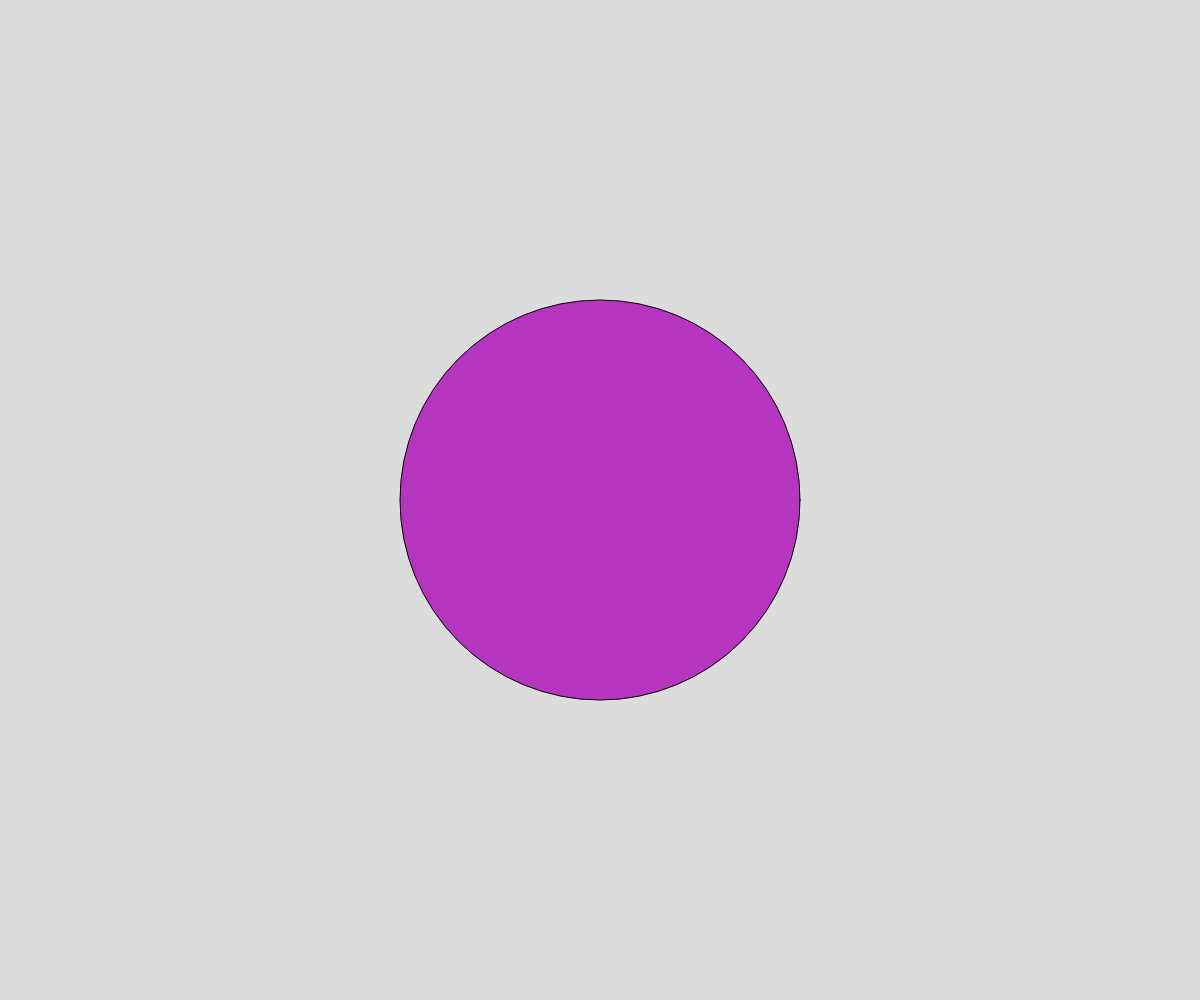
Frame 1 (no input)
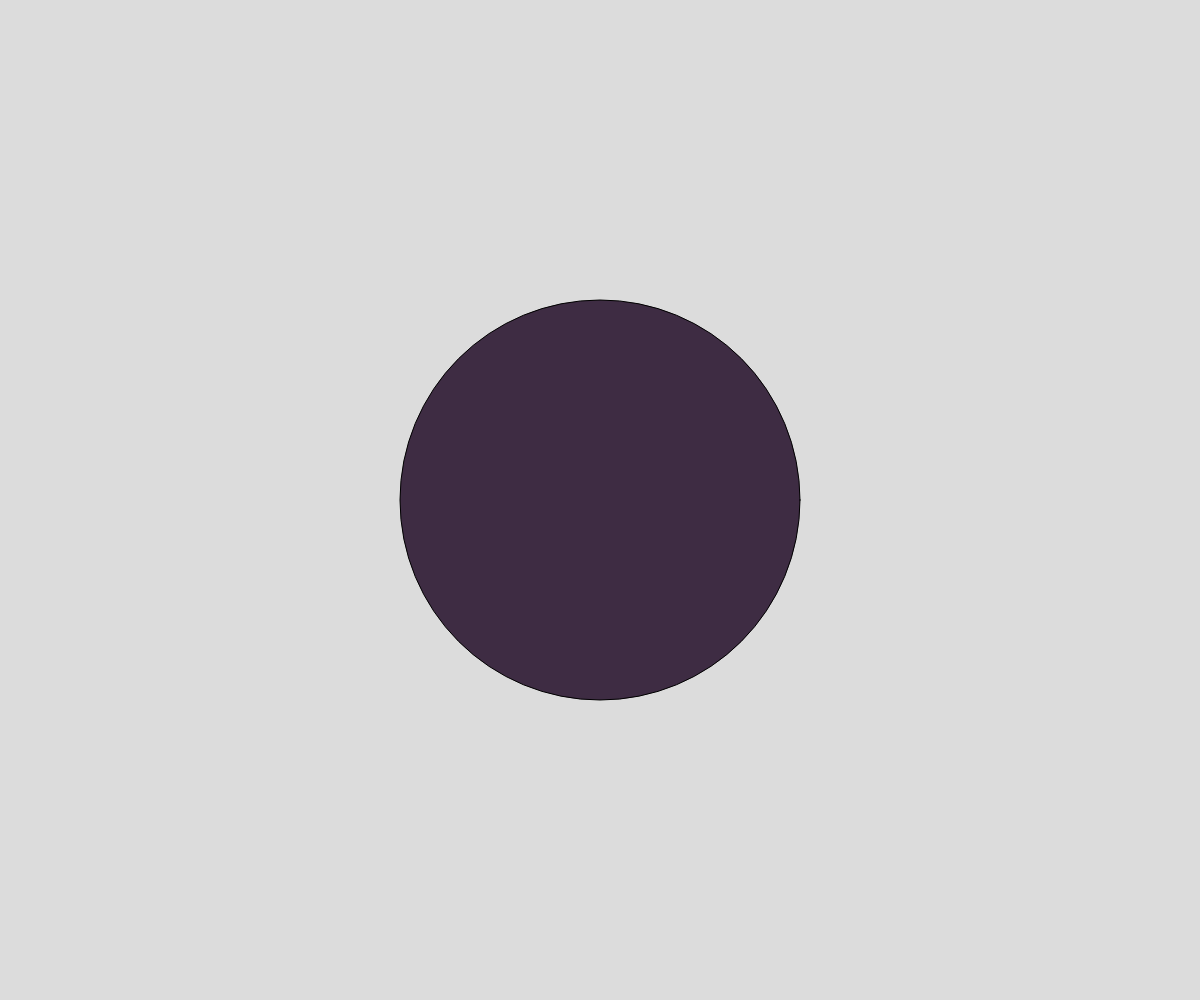
Frame 60 (no input)
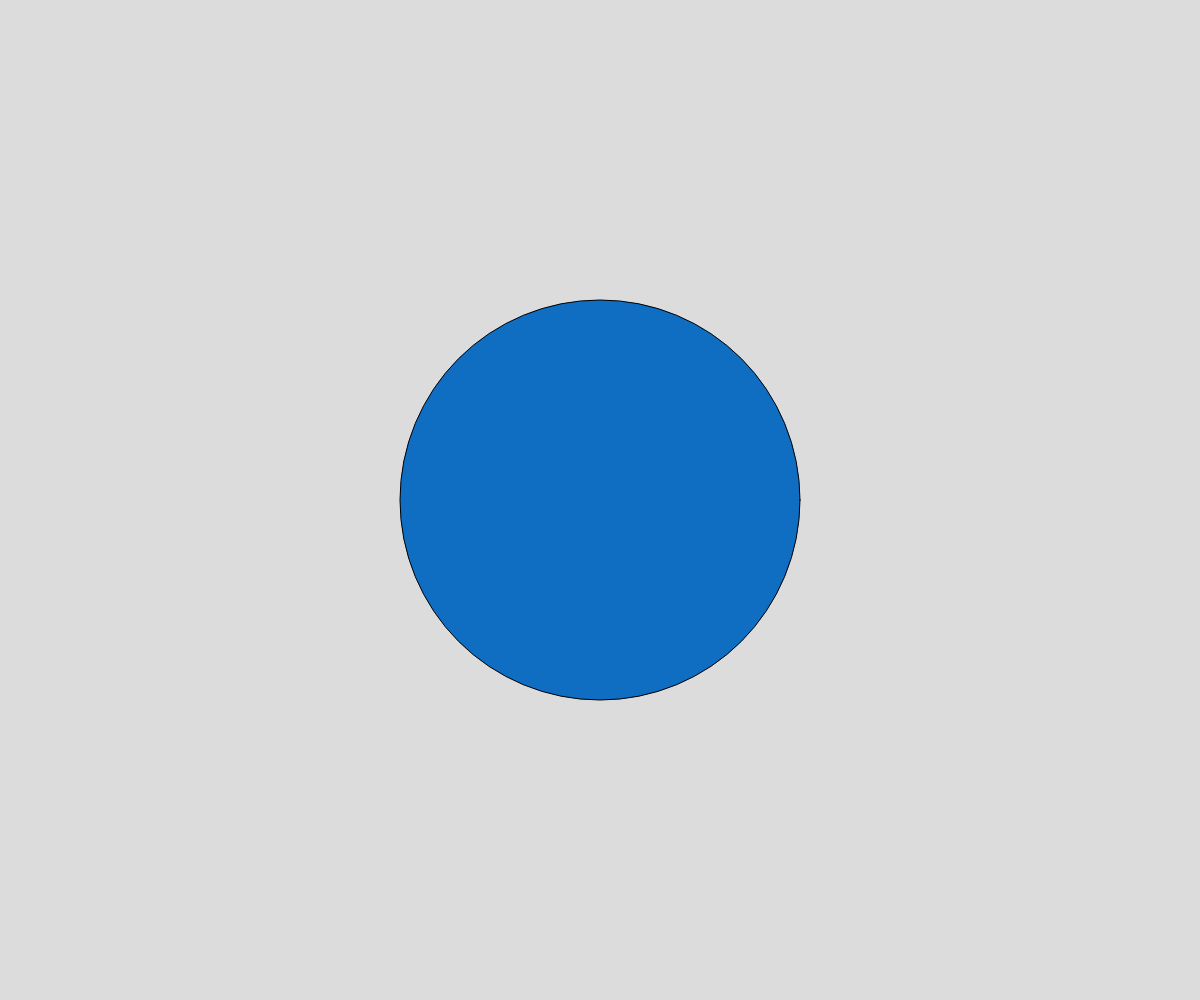
Frame 120 (the mouse pressed at the canvas centre since frame 60)

The p5.js sketch that drew these frames (run headless with seeded random() and noise() and a simulated clock; from frame 60 on, the mouse is pressed at the canvas centre):

// p5.js sketch
// ── sketch.js
// window.setInterval


let theColour;

async function setup() {
  createCanvas(windowWidth, windowHeight);
  changeColour();

  window.setInterval(changeColour,500);
}

function draw() {
  background(220);
  fill(theColour);
  circle(width/2,height/2,400);
}

function changeColour() {
  theColour = color(random(255),random(255),random(255));
}
